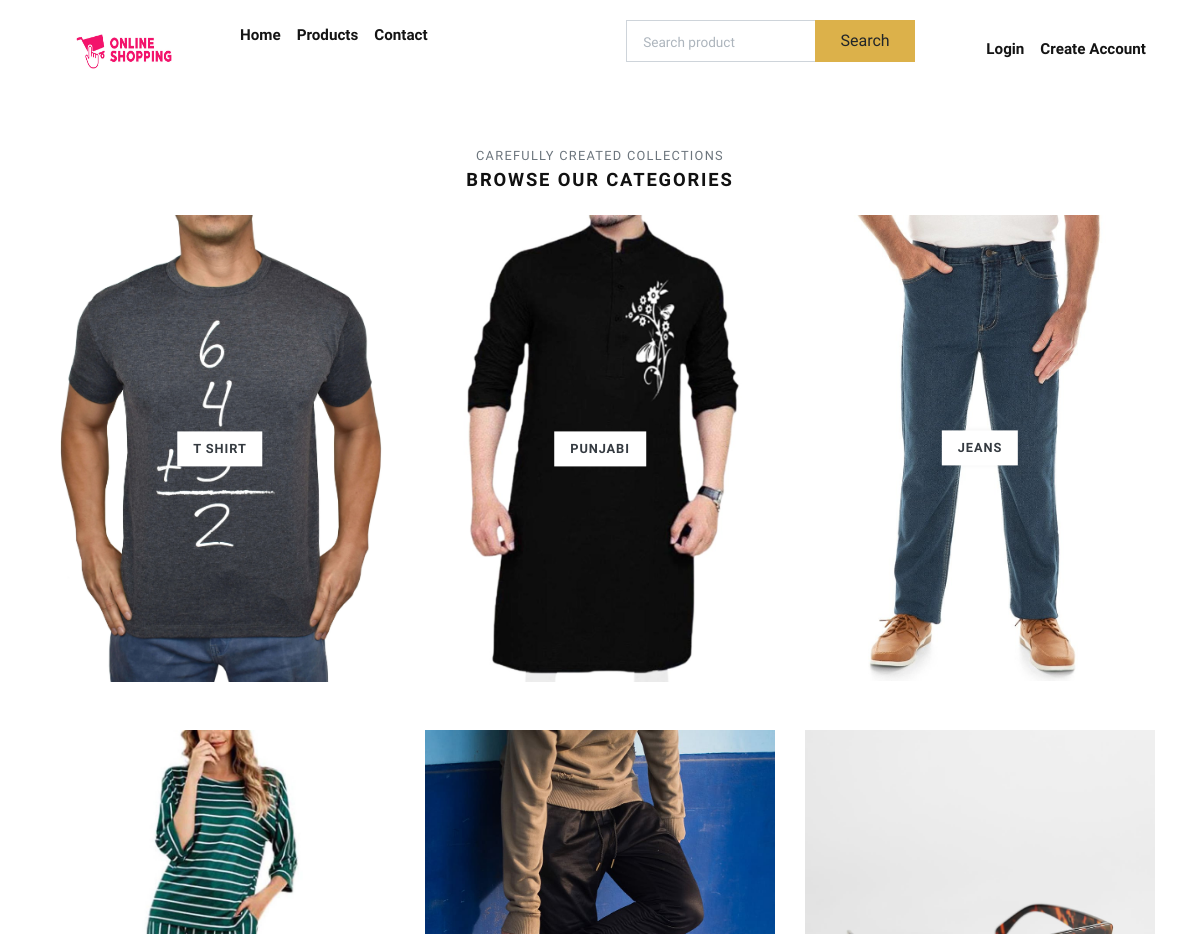
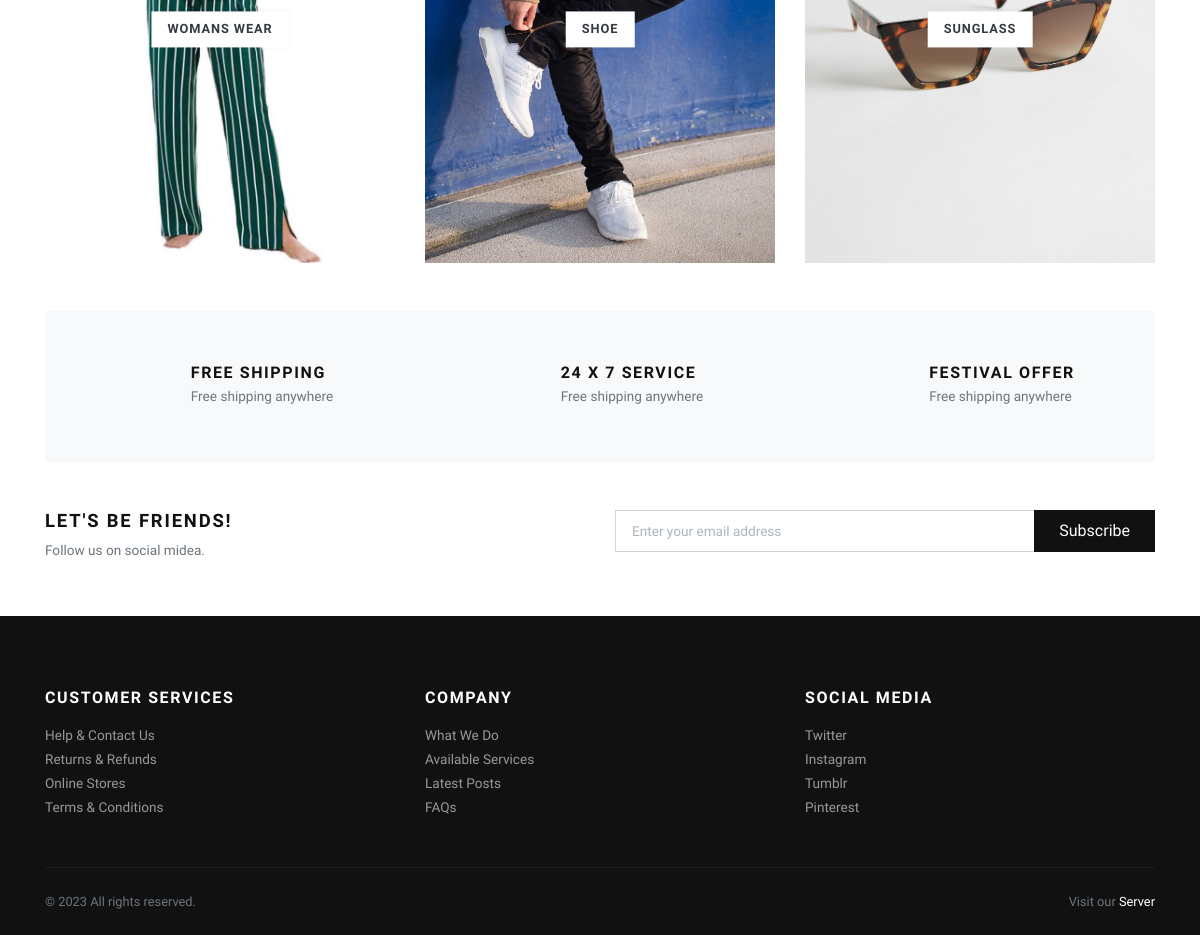
Page /categories/ on the committed database (2 pictures, top to bottom).
### store/models.py (models this page shows, shortened)
class Category(models.Model):
    title = models.CharField(max_length=50, verbose_name="Category Title")
    slug = models.SlugField(max_length=55, verbose_name="Category Slug")
    description = models.TextField(blank=True, verbose_name="Category Description")
    category_image = models.ImageField(
        upload_to="category", blank=True, null=True, verbose_name="Category Image"
    )
    is_active = models.BooleanField(verbose_name="Is Active?")
    is_featured = models.BooleanField(verbose_name="Is Featured?")
    created_at = models.DateTimeField(auto_now_add=True, verbose_name="Created Date")
    updated_at = models.DateTimeField(auto_now=True, verbose_name="Updated Date")
    class Meta:
        verbose_name_plural = "Categories"
        ordering = ("-created_at",)

### store/views.py (the view)
# urls.py: path('categories/', views.all_categories, name="all-categories"),
def all_categories(request):
    categories = Category.objects.filter(is_active=True)
    return render(request, "store/categories.html", {"categories": categories})

### store/context_preprocessors.py (called while the page is built)
def store_menu(request):
    categories = Category.objects.filter(is_active=True)
    context = {
        'categories_menu': categories,
    }
    return context

def cart_menu(request):
    if request.user.is_authenticated:
        cart_items= Cart.objects.filter(user=request.user)
        context = {
            'cart_items': cart_items,
        }
    else:
        context = {}
    return context

### templates/store/categories.html (shortened to what this page needs)
{% extends 'base.html' %}
{% load static %}
      {% block content %}
      <div class="container">
        <section class="pt-5">
          <header class="text-center">
            <p class="small text-muted small text-uppercase mb-1">Carefully created collections</p>
            <h2 class="h5 text-uppercase mb-4">Browse our categories</h2>
          </header>
          <div class="row">
          {% if categories %}
            {% for category in categories %}
              <div class="col-md-4 mb-4 mb-md-5">
                <a class="category-item" href="{% url 'store:category-products' category.slug %}">
                  <strong class="category-item-title">{{ category.title }}</strong>
                </a>
              </div>
            {% endfor %}
          {% endif %}
          </div>
        </section>
        <section class="py-5 bg-light">
          <div class="container">
            <div class="row text-center">
              <div class="col-lg-4 mb-3 mb-lg-0">
                <div class="d-inline-block">
                  <div class="media align-items-end">
                    <svg class="svg-icon svg-icon-big svg-icon-light">
                      <use xlink:href="#delivery-time-1"> </use>
                    </svg>
                    <div class="media-body text-left ml-3">
                      <h6 class="text-uppercase mb-1">Free shipping</h6>
                      <p class="text-small mb-0 text-muted">Free shipping anywhere</p>
                    </div>
                  </div>
                </div>
              </div>
              <div class="col-lg-4 mb-3 mb-lg-0">
                <div class="d-inline-block">
                  <div class="media align-items-end">
                    <svg class="svg-icon svg-icon-big svg-icon-light">
                      <use xlink:href="#helpline-24h-1"> </use>
                    </svg>
                    <div class="media-body text-left ml-3">
                      <h6 class="text-uppercase mb-1">24 x 7 service</h6>
                      <p class="text-small mb-0 text-muted">Free shipping anywhere</p>
                    </div>
                  </div>
                </div>
              </div>
              <div class="col-lg-4">
                <div class="d-inline-block">
                  <div class="media align-items-end">
                    <svg class="svg-icon svg-icon-big svg-icon-light">
                      <use xlink:href="#label-tag-1"> </use>
                    </svg>
                    <div class="media-body text-left ml-3">
                      <h6 class="text-uppercase mb-1">Festival offer</h6>
                      <p class="text-small mb-0 text-muted">Free shipping anywhere</p>
                    </div>
                  </div>
                </div>
              </div>
            </div>
          </div>
        </section>
        <section class="py-5">
          <div class="container p-0">
            <div class="row">
              <div class="col-lg-6 mb-3 mb-lg-0">
                <h5 class="text-uppercase">Let's be friends!</h5>
                <p class="text-small text-muted mb-0">Follow us on social midea.</p>
              </div>
              <div class="col-lg-6">
                <form action="#">
                  <div class="input-group flex-column flex-sm-row mb-3">
                    <input class="form-control form-control-lg py-3" type="email" placeholder="Enter your email address" aria-describedby="button-addon2">
                    <div class="input-group-append">
                      <button class="btn btn-dark btn-block" id="button-addon2" type="submit">Subscribe</button>
                    </div>
                  </div>
                </form>
              </div>
            </div>
          </div>
        </section>
      </div>
      {% endblock content %}

### Shopping/static/css/style.default.css (style rules this page uses)
.text-small { font-size: 0.85rem !important; }
strong { font-weight: 700; }
.category-item { display: block; position: relative; color: #343a40; transition: all 0.3s; }
.category-item-title { display: inline-block; padding: 0.5rem 1rem; background: #fff; text-transform: uppercase; letter-spacing: 0.07em; position: absolute; top: 50%; left: 50%; -webkit-transform: translate(-50%, -50%); transform: translate(-50%, -50%); box-shadow: 0 0 5px rgba(0, 0, 0, 0.07); font-size: 0.8rem; }
.text-uppercase { text-transform: uppercase; letter-spacing: 0.1em; }
.svg-icon { width: 32px; height: 32px; vertical-align: text-bottom; stroke: currentColor; stroke-width: 3; --layer1: currentColor; --layer2: currentColor; --layer3: currentColor; }
.svg-icon.svg-icon-light { stroke-width: 2; }
.svg-icon-big { width: 48px; height: 48px; }
.btn { font-weight: 400; border: 1px solid transparent; font-family: inherit; padding: 0.375rem 1.5rem; font-size: 1rem; line-height: 1.5; border-radius: 0; transition: color 0.15s ease-in-out, background-color 0.15s ease-in-out, border-color 0.15s ease-in-out, box-shadow 0.15s ease-in-out; }
.btn-dark { color: #fff; background-color: #111111; border-color: #111111; }
body { font-family: "Libre Franklin", sans-serif; font-size: 1rem; font-weight: 400; line-height: 1.5; color: #111111; background-color: #fff; }
a { color: #dcb14a; text-decoration: none; }
h1, h2, h3, h4, h5, h6, .h1, .h2, .h3, .h4, .h5, .h6 { margin-bottom: 0.5rem; font-family: inherit; font-weight: 900; line-height: 1.2; color: inherit; }
h2, .h2 { font-size: 1.9rem; }
h5, .h5 { font-size: 1.15rem; }
h6, .h6 { font-size: 1rem; }
small, .small { font-size: 80%; font-weight: 400; }
.bg-light { background-color: #f8f9fa !important; }
.form-control { padding: 0.375rem 0.75rem; font-size: 1rem; line-height: 1.5; color: #495057; background-color: #fff; border: 1px solid #ced4da; border-radius: 0; transition: border-color 0.15s ease-in-out, box-shadow 0.15s ease-in-out; }
.form-control::placeholder { color: #adb5bd; font-size: 0.85rem; font-weight: 400; }
.form-control-lg { padding: 0.5rem 1rem; font-size: 1rem; line-height: 1.5; border-radius: 0; }

### rows in the picture
Category: title "T SHIRT"
Category: title "PUNJABI"
Category: title "JEANS"
Category: title "WOMANS WEAR"
Category: title "SHOE"
Category: title "SUNGLASS"
